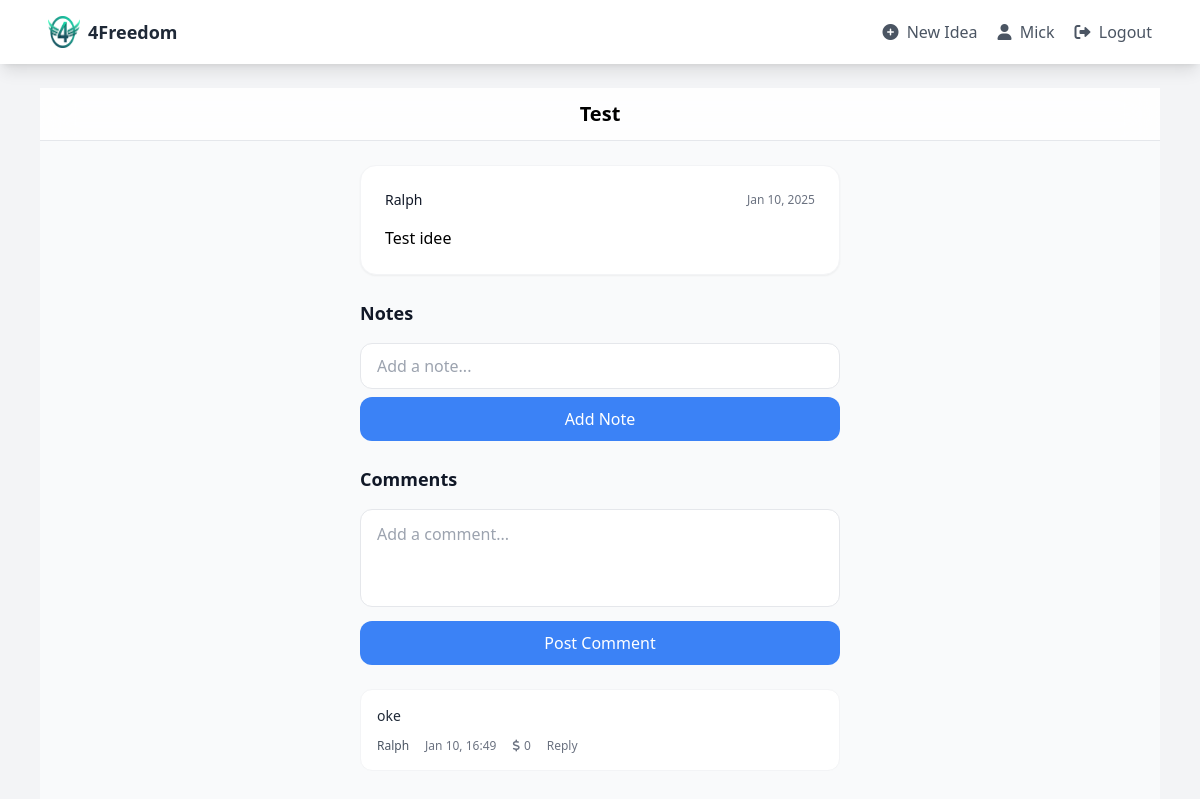
The page /idea/1 (signed in) on the database its author committed.
### minimal.py (models this page shows)
class User(UserMixin, db.Model):
    id = db.Column(db.Integer, primary_key=True)
    username = db.Column(db.String(64), unique=True, nullable=False)
    password_hash = db.Column(db.String(120), nullable=False)
    ideas = db.relationship('Idea', backref='author', lazy=True)
    @property
    def is_active(self):
        return True  # This could be modified to support account deactivation

class Idea(db.Model):
    id = db.Column(db.Integer, primary_key=True)
    title = db.Column(db.String(100), nullable=False)
    content = db.Column(db.Text, nullable=False)
    image_path = db.Column(db.String(200))
    created_at = db.Column(db.DateTime, default=datetime.utcnow)
    user_id = db.Column(db.Integer, db.ForeignKey('user.id'), nullable=False)
    category_id = db.Column(db.Integer, db.ForeignKey('category.id'), nullable=False)
    comments = db.relationship('Comment', backref='idea', lazy=True)
    notes = db.relationship('Note', backref='idea', lazy=True)

class Comment(db.Model):
    id = db.Column(db.Integer, primary_key=True)
    content = db.Column(db.Text, nullable=False)
    created_at = db.Column(db.DateTime, default=datetime.utcnow)
    user_id = db.Column(db.Integer, db.ForeignKey('user.id'), nullable=False)
    idea_id = db.Column(db.Integer, db.ForeignKey('idea.id'), nullable=False)
    parent_id = db.Column(db.Integer, db.ForeignKey('comment.id'), nullable=True)
    likes = db.relationship('CommentLike', backref='comment', lazy='dynamic')
    user = db.relationship('User', backref='comments')
    replies = db.relationship(
        'Comment',
        backref=db.backref('parent', remote_side=[id]),
        lazy='dynamic'
    )
    def get_replies_recursive(self):
        result = []
        for reply in self.replies.order_by(Comment.created_at.asc()):
            reply_dict = {
                'comment': reply,
                'replies': reply.get_replies_recursive()
            }
            result.append(reply_dict)
        return result

### minimal.py (the view)
@app.route("/idea/<int:idea_id>")
@login_required
def idea_detail(idea_id):
    idea = Idea.query.get_or_404(idea_id)
    root_comments = []
    for comment in Comment.query.filter_by(idea_id=idea_id, parent_id=None).order_by(Comment.created_at.desc()):
        comment_data = {
            'comment': comment,
            'replies': comment.get_replies_recursive()
        }
        root_comments.append(comment_data)
    return render_template('idea_detail.html', idea=idea, root_comments=root_comments)

### minimal.py (called while the page is built)
@login_manager.user_loader
def load_user(user_id):
    return User.query.get(int(user_id))

### templates/idea_detail.html (shortened to what this page needs)
{% extends "base.html" %}
{% block content %}
<div class="bg-gray-50 min-h-screen pb-16">
    <div class="sticky top-0 z-20 bg-white/80 backdrop-blur-lg border-b border-gray-200">
        <div class="px-4 py-3 max-w-lg mx-auto">
            <h2 class="text-xl font-semibold text-center">{{ idea.title }}</h2>
        </div>
    </div>
    <div class="max-w-lg mx-auto px-4 pt-6">
        <div class="bg-white rounded-2xl shadow-sm overflow-hidden border border-gray-100">
            <div class="p-6">
                <div class="flex items-center justify-between mb-4">
                    <span class="text-sm font-medium text-gray-900">
                        {{ idea.author.username }}
                    </span>
                    <span class="text-xs text-gray-500">
                        {{ idea.created_at.strftime('%b %d, %Y') }}
                    </span>
                </div>
                <div class="prose prose-sm max-w-none">
                    {{ idea.content }}
                </div>
            </div>
        </div>
        <div class="mt-6">
            <h3 class="text-lg font-semibold text-gray-900 mb-4">Notes</h3>
            <div class="space-y-4">
                <form method="POST" action="{{ url_for('add_note', idea_id=idea.id) }}" class="mt-4">
                    <input type="text"
                           name="note_content"
                           placeholder="Add a note..."
                           class="w-full px-4 py-2.5 rounded-xl border border-gray-200 focus:border-blue-500 focus:ring-0">
                    <button type="submit"
                            class="mt-2 w-full bg-blue-500 text-white px-4 py-2.5 rounded-xl hover:bg-blue-600 transition-colors">
                        Add Note
                    </button>
                </form>
            </div>
        </div>
        <div class="mt-6">
            <h3 class="text-lg font-semibold text-gray-900 mb-4">Comments</h3>
            <form class="mb-6" action="{{ url_for('add_comment', idea_id=idea.id) }}" method="POST">
                <textarea name="comment_content"
                          placeholder="Add a comment..."
                          required
                          class="w-full px-4 py-3 rounded-xl border border-gray-200 focus:border-blue-500 focus:ring-0 resize-none"
                          rows="3"></textarea>
                <button type="submit"
                        class="mt-2 w-full bg-blue-500 text-white px-4 py-2.5 rounded-xl hover:bg-blue-600 transition-colors">
                    Post Comment
                </button>
            </form>
            {% macro render_comment_thread(comment_data, level=0) %}
            <div class="comment-thread" style="margin-left: {{ level * 20 }}px;">
                <div class="bg-white rounded-xl border border-gray-100 p-4 mb-4" id="comment-{{ comment_data.comment.id }}">
                    <p class="text-gray-800 text-sm comment-content">{{ comment_data.comment.content }}</p>
                    <div class="mt-3 flex items-center gap-4 text-xs">
                        <span class="text-gray-600">{{ comment_data.comment.user.username }}</span>
                        <span class="text-gray-500">{{ comment_data.comment.created_at.strftime('%b %d, %H:%M') }}</span>
                        <button class="like-button flex items-center gap-1 text-gray-500 hover:text-blue-500 transition-colors {% if comment_data.comment.likes.filter_by(user_id=current_user.id).first() %}text-blue-500{% endif %}"
                                onclick="toggleLike({{ comment_data.comment.id }})">
                            <i class="fas fa-dollar-sign"></i>
                            <span class="like-count">{{ comment_data.comment.likes.count() }}</span>
                        </button>
                        <button class="text-gray-500 hover:text-blue-500 transition-colors"
                                onclick="toggleReplyForm({{ comment_data.comment.id }})">
                            Reply
                        </button>
                    </div>
                </div>
            </div>
            {% endmacro %}
            {% for comment_data in root_comments %}
                {{ render_comment_thread(comment_data) }}
            {% endfor %}
        </div>
    </div>
</div>
{% endblock %}

### templates/base.html (shortened to what this page needs)
<!DOCTYPE html>
<html>
<head>
    <script src="https://cdn.tailwindcss.com"></script>
    <link rel="stylesheet" href="https://cdnjs.cloudflare.com/ajax/libs/font-awesome/6.0.0/css/all.min.css">
</head>
<body class="bg-gray-100">
    <nav class="bg-white shadow-lg">
        <div class="max-w-6xl mx-auto px-4">
            <div class="flex justify-between">
                <div class="flex space-x-4">
                    <a href="{{ url_for('index') }}" class="flex items-center py-4 px-2">
                        <img src="{{ url_for('static', filename='images/logo.png') }}" alt="Logo" class="h-8 w-8 mr-2">
                        <span class="font-semibold text-gray-800 text-lg">4Freedom</span>
                    </a>
                </div>
                <div class="hidden md:flex items-center space-x-1">
                    {% if current_user.is_authenticated %}
                        <a href="{{ url_for('add_idea') }}" class="py-4 px-2 text-gray-600 hover:text-blue-500">
                            <i class="fas fa-plus-circle mr-1"></i> New Idea
                        </a>
                        <span class="py-4 px-2 text-gray-600">
                            <i class="fas fa-user mr-1"></i> {{ current_user.username }}
                        </span>
                        <a href="{{ url_for('logout') }}" class="py-4 px-2 text-gray-600 hover:text-red-500">
                            <i class="fas fa-sign-out-alt mr-1"></i> Logout
                        </a>
                    {% else %}
                        <a href="{{ url_for('login') }}" class="py-4 px-2 text-gray-600 hover:text-blue-500">
                            <i class="fas fa-sign-in-alt mr-1"></i> Login
                        </a>
                    {% endif %}
                </div>
            </div>
        </div>
    </nav>
    <main class="max-w-6xl mx-auto px-4 py-6">
        {% block content %}{% endblock %}
    </main>
</body>
</html>

### rows shown on the page
User: username "Mick"
Idea: title "Test", created_at "Jan 10, 2025", content "Test idee"
User: author.username "Ralph", comment.user.username "Ralph"
Comment: comment.content "oke", comment.created_at "Jan 10, 16:49"

### other values the page prints
{{ comment_data.comment.likes.count() }} "0"
